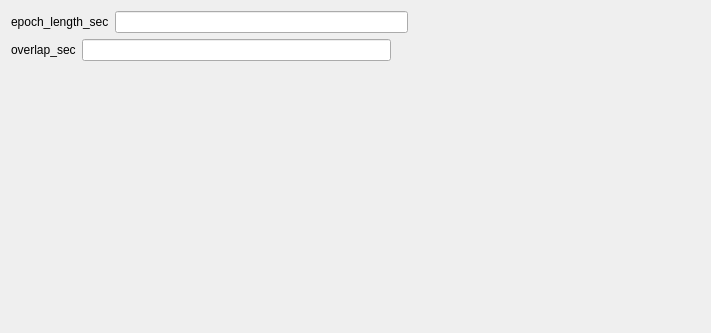
<?xml version="1.0" encoding="UTF-8"?>
<ui version="4.0">
 <class>EpochSignalSettingsView</class>
 <widget class="QWidget" name="EpochSignalSettingsView">
  <property name="geometry">
   <rect>
    <x>0</x>
    <y>0</y>
    <width>711</width>
    <height>333</height>
   </rect>
  </property>
  <property name="windowTitle">
   <string>Form</string>
  </property>
  <property name="styleSheet">
   <string notr="true">font: 12pt &quot;Roboto&quot;;</string>
  </property>
  <layout class="QVBoxLayout" name="verticalLayout">
   <item>
    <layout class="QHBoxLayout" name="epoch_length_sec_horizontalLayout">
     <item>
      <widget class="QLabel" name="epoch_length_sec_label">
       <property name="text">
        <string>epoch_length_sec</string>
       </property>
      </widget>
     </item>
     <item>
      <widget class="QLineEdit" name="epoch_length_sec_lineedit"/>
     </item>
     <item>
      <spacer name="horizontalSpacer">
       <property name="orientation">
        <enum>Qt::Orientation::Horizontal</enum>
       </property>
       <property name="sizeHint" stdset="0">
        <size>
         <width>40</width>
         <height>20</height>
        </size>
       </property>
      </spacer>
     </item>
    </layout>
   </item>
   <item>
    <layout class="QHBoxLayout" name="overlap_sec_horizontalLayout">
     <item>
      <widget class="QLabel" name="overlap_sec_label">
       <property name="text">
        <string>overlap_sec</string>
       </property>
      </widget>
     </item>
     <item>
      <widget class="QLineEdit" name="overlap_sec_lineedit"/>
     </item>
     <item>
      <spacer name="horizontalSpacer_2">
       <property name="orientation">
        <enum>Qt::Orientation::Horizontal</enum>
       </property>
       <property name="sizeHint" stdset="0">
        <size>
         <width>40</width>
         <height>20</height>
        </size>
       </property>
      </spacer>
     </item>
    </layout>
   </item>
   <item>
    <spacer name="verticalSpacer">
     <property name="orientation">
      <enum>Qt::Orientation::Vertical</enum>
     </property>
     <property name="sizeHint" stdset="0">
      <size>
       <width>20</width>
       <height>40</height>
      </size>
     </property>
    </spacer>
   </item>
  </layout>
 </widget>
 <resources>
  <include location="../../../../snooz-toolbox/src/main/python/ui/themes/themes.qrc"/>
 </resources>
 <connections/>
</ui>
